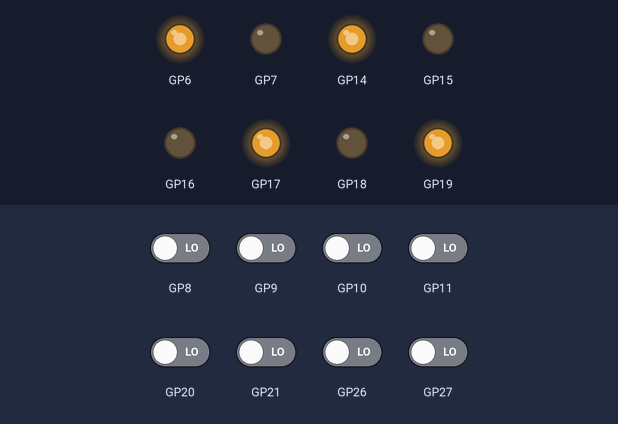
Bench run of a program on a simulated Raspberry Pi Pico running MicroPython. Shown: output pins drawn as LEDs (lit = HIGH). The test bench sets the inputs (shaded band); at power-on: GP8–11, GP20, GP21, GP26, GP27 LOW. What the program prints to the serial console is not drawn.

Above: at 0.1 s.
At 5.1 s:
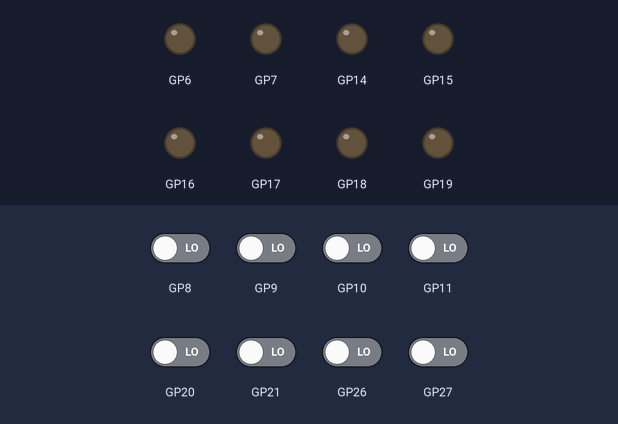
Timing chart, 0 to 6.6 s (numbered marks = the images above):
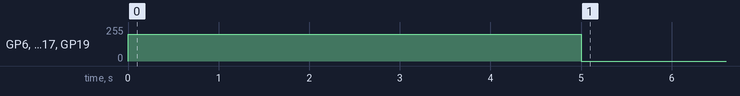

Measured:
- by itself, GP6, GP14, GP17, GP19: 199/255 → 0/255 at 5.0 s

The program:

calibration.py
```python
from machine import Pin, PWM, Timer
import utime

# Define GPIO pins for each encoder channel
encoder_channels = [(8, 9), (26, 27), (10, 11), (20, 21)]  # Each tuple contains (channel_A, channel_B) pins for an encoder

# Define driver pins for motors
motor_pins = [(6, 7), (19, 18), (14, 15), (17, 16)]  # Each tuple contains (RPWM, LPWM) pins for a motor

# Set up the GPIO pins as outputs for motors
motors = []
for rpwm_pin, lpwm_pin in motor_pins:
    rpwm = Pin(rpwm_pin, Pin.OUT)
    lpwm = Pin(lpwm_pin, Pin.OUT)
    motors.append((PWM(rpwm), PWM(lpwm)))

# Set PWM frequency and initial duty cycle for all motors
for rpwm, lpwm in motors:
    rpwm.freq(1000)
    lpwm.freq(1000)
    rpwm.duty_u16(0)
    lpwm.duty_u16(0)

# Setup GPIO pins as inputs with pull-down resistors for encoders
encoders = []
for channel_A, channel_B in encoder_channels:
    encoder_A = Pin(channel_A, Pin.IN, Pin.PULL_DOWN)
    encoder_B = Pin(channel_B, Pin.IN, Pin.PULL_DOWN)
    encoders.append((encoder_A, encoder_B))

# Initialize variables to keep track of encoder states and positions
encoder_positions = [0] * len(encoder_channels)
prev_states = [(encoder_A.value(), encoder_B.value()) for encoder_A, encoder_B in encoders]

def stop_motors():
    for rpwm, lpwm in motors:
        rpwm.duty_u16(0)
        lpwm.duty_u16(0)

def encoder(encoder_index):
    global encoder_positions, prev_states
    encoder_A, encoder_B = encoders[encoder_index]
    # Read the current state of the encoder channels
    current_state = (encoder_A.value(), encoder_B.value())

    # Check for changes in encoder state
    if current_state != prev_states[encoder_index]:
        # Encoder A has changed, update position
        if current_state[0] != prev_states[encoder_index][0]:
            if current_state[0] == 1 and current_state[1] == 0:
                encoder_positions[encoder_index] -= 1
            elif current_state[0] == 0 and current_state[1] == 1:
                encoder_positions[encoder_index] += 1

    # Update encoder state variables
    prev_states[encoder_index] = current_state

    # Print the current encoder position and encoder values
    print("Encoder {}: Position: {}, Values: A={}, B={}".format(encoder_index, encoder_positions[encoder_index], current_state[0], current_state[1]))

def drive_motor():
    motor1_RPWM, motor1_LPWM = motors[0]
    motor2_RPWM, motor2_LPWM = motors[1]
    motor3_RPWM, motor3_LPWM = motors[2]
    motor4_RPWM, motor4_LPWM = motors[3]

    motor1_RPWM.duty_u16(200 * 256)
    motor1_LPWM.duty_u16(0 * 256)
    motor2_RPWM.duty_u16(200 * 256)
    motor2_LPWM.duty_u16(0 * 256)
    motor3_RPWM.duty_u16(200 * 256)
    motor3_LPWM.duty_u16(0 * 256)
    motor4_RPWM.duty_u16(200 * 256)
    motor4_LPWM.duty_u16(0 * 256)

def drive_motorz(motor_index, R, L):
    rpwm, lpwm = motors[motor_index]
    rpwm.duty_u16(R * 256)
    lpwm.duty_u16(L * 256)


def timer_callback(timer):
    stop_motors()

def map_value(value, from_low, from_high, to_low, to_high):
    return (value - from_low) * (to_high - to_low) // (from_high - from_low) + to_low

''''# Usage example:
sensor_value = 512  # Example sensor value
mapped_value = map_value(sensor_value, 0, 1023, 0, 255)  # Map sensor value to range 0-255
print(mapped_value)  # Output the mapped value'''


# Create a Timer object
timer = Timer()

try:
    # Run all motors forward for 5 seconds
    drive_motor()
    timer.init(mode=Timer.ONE_SHOT, period=5000, callback=timer_callback)

    # Run the loop indefinitely
    while True:
        for i in range(len(encoder_channels)):
            encoder(i)
        pass

except KeyboardInterrupt:
    stop_motors()
    print("Program terminated by user.")
    pass
```
